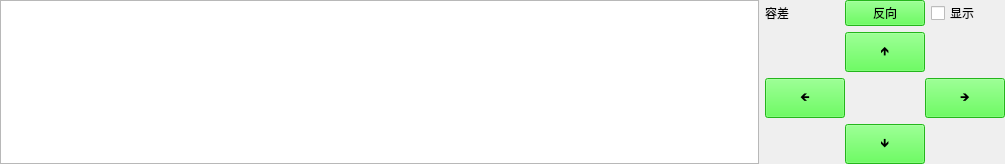
<?xml version="1.0" encoding="UTF-8"?>
<ui version="4.0">
 <class>TimeZoneTableWidget</class>
 <widget class="QWidget" name="TimeZoneTableWidget">
  <property name="geometry">
   <rect>
    <x>0</x>
    <y>0</y>
    <width>1005</width>
    <height>164</height>
   </rect>
  </property>
  <property name="windowTitle">
   <string>Form</string>
  </property>
  <property name="styleSheet">
   <string notr="true">QPushButton{
	background-color: rgb(50, 255, 39);
}</string>
  </property>
  <layout class="QGridLayout" name="gridLayout_2">
   <property name="leftMargin">
    <number>0</number>
   </property>
   <property name="topMargin">
    <number>0</number>
   </property>
   <property name="rightMargin">
    <number>0</number>
   </property>
   <property name="bottomMargin">
    <number>0</number>
   </property>
   <item row="0" column="0" rowspan="2">
    <widget class="QTableWidget" name="tableWidget"/>
   </item>
   <item row="0" column="1">
    <widget class="QLabel" name="label">
     <property name="styleSheet">
      <string notr="true"/>
     </property>
     <property name="text">
      <string>容差</string>
     </property>
    </widget>
   </item>
   <item row="0" column="2">
    <widget class="QPushButton" name="pushButton_5">
     <property name="text">
      <string>反向</string>
     </property>
    </widget>
   </item>
   <item row="0" column="3">
    <widget class="QCheckBox" name="checkBox">
     <property name="text">
      <string>显示</string>
     </property>
    </widget>
   </item>
   <item row="1" column="1" colspan="3">
    <layout class="QGridLayout" name="gridLayout">
     <item row="1" column="2">
      <spacer name="horizontalSpacer">
       <property name="orientation">
        <enum>Qt::Horizontal</enum>
       </property>
       <property name="sizeHint" stdset="0">
        <size>
         <width>40</width>
         <height>20</height>
        </size>
       </property>
      </spacer>
     </item>
     <item row="1" column="3" colspan="2">
      <widget class="QPushButton" name="pushButton_3">
       <property name="sizePolicy">
        <sizepolicy hsizetype="Preferred" vsizetype="Preferred">
         <horstretch>0</horstretch>
         <verstretch>0</verstretch>
        </sizepolicy>
       </property>
       <property name="text">
        <string>🡺</string>
       </property>
      </widget>
     </item>
     <item row="2" column="1" colspan="3">
      <widget class="QPushButton" name="pushButton_4">
       <property name="sizePolicy">
        <sizepolicy hsizetype="Preferred" vsizetype="Preferred">
         <horstretch>0</horstretch>
         <verstretch>0</verstretch>
        </sizepolicy>
       </property>
       <property name="text">
        <string>🡻</string>
       </property>
      </widget>
     </item>
     <item row="0" column="4">
      <spacer name="horizontalSpacer_5">
       <property name="orientation">
        <enum>Qt::Horizontal</enum>
       </property>
       <property name="sizeHint" stdset="0">
        <size>
         <width>40</width>
         <height>20</height>
        </size>
       </property>
      </spacer>
     </item>
     <item row="0" column="0">
      <spacer name="horizontalSpacer_2">
       <property name="orientation">
        <enum>Qt::Horizontal</enum>
       </property>
       <property name="sizeHint" stdset="0">
        <size>
         <width>40</width>
         <height>20</height>
        </size>
       </property>
      </spacer>
     </item>
     <item row="1" column="0" colspan="2">
      <widget class="QPushButton" name="pushButton_2">
       <property name="sizePolicy">
        <sizepolicy hsizetype="Preferred" vsizetype="Preferred">
         <horstretch>0</horstretch>
         <verstretch>0</verstretch>
        </sizepolicy>
       </property>
       <property name="styleSheet">
        <string notr="true"/>
       </property>
       <property name="text">
        <string>🡸</string>
       </property>
      </widget>
     </item>
     <item row="2" column="4">
      <spacer name="horizontalSpacer_4">
       <property name="orientation">
        <enum>Qt::Horizontal</enum>
       </property>
       <property name="sizeHint" stdset="0">
        <size>
         <width>40</width>
         <height>20</height>
        </size>
       </property>
      </spacer>
     </item>
     <item row="2" column="0">
      <spacer name="horizontalSpacer_3">
       <property name="orientation">
        <enum>Qt::Horizontal</enum>
       </property>
       <property name="sizeHint" stdset="0">
        <size>
         <width>40</width>
         <height>20</height>
        </size>
       </property>
      </spacer>
     </item>
     <item row="0" column="1" colspan="3">
      <widget class="QPushButton" name="pushButton">
       <property name="sizePolicy">
        <sizepolicy hsizetype="Preferred" vsizetype="Preferred">
         <horstretch>0</horstretch>
         <verstretch>0</verstretch>
        </sizepolicy>
       </property>
       <property name="text">
        <string>🡹</string>
       </property>
      </widget>
     </item>
    </layout>
   </item>
  </layout>
 </widget>
 <resources/>
 <connections/>
</ui>
